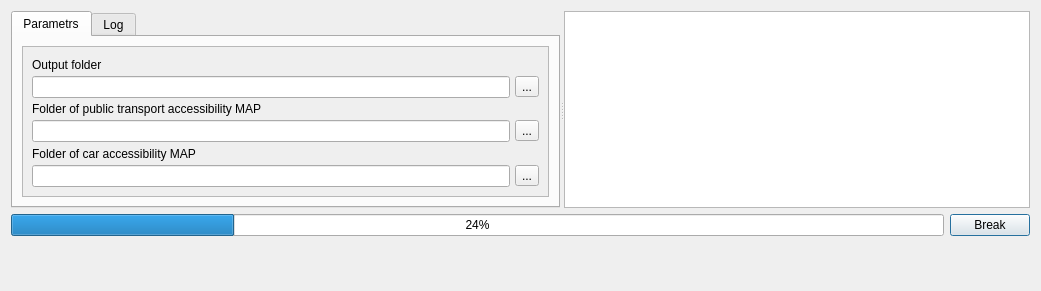
<?xml version="1.0" encoding="UTF-8"?>
<ui version="4.0">
 <class>Dialog</class>
 <widget class="QDialog" name="Dialog">
  <property name="windowModality">
   <enum>Qt::NonModal</enum>
  </property>
  <property name="geometry">
   <rect>
    <x>0</x>
    <y>0</y>
    <width>1041</width>
    <height>291</height>
   </rect>
  </property>
  <property name="sizePolicy">
   <sizepolicy hsizetype="Preferred" vsizetype="Preferred">
    <horstretch>0</horstretch>
    <verstretch>0</verstretch>
   </sizepolicy>
  </property>
  <property name="windowTitle">
   <string>Dialog</string>
  </property>
  <property name="modal">
   <bool>false</bool>
  </property>
  <layout class="QVBoxLayout" name="verticalLayout">
   <property name="sizeConstraint">
    <enum>QLayout::SetDefaultConstraint</enum>
   </property>
   <item>
    <widget class="QSplitter" name="splitter">
     <property name="orientation">
      <enum>Qt::Horizontal</enum>
     </property>
     <widget class="QTabWidget" name="tabWidget">
      <property name="sizePolicy">
       <sizepolicy hsizetype="Preferred" vsizetype="Preferred">
        <horstretch>0</horstretch>
        <verstretch>0</verstretch>
       </sizepolicy>
      </property>
      <property name="currentIndex">
       <number>0</number>
      </property>
      <property name="usesScrollButtons">
       <bool>true</bool>
      </property>
      <property name="tabsClosable">
       <bool>false</bool>
      </property>
      <widget class="QWidget" name="tab">
       <property name="sizePolicy">
        <sizepolicy hsizetype="Preferred" vsizetype="Preferred">
         <horstretch>0</horstretch>
         <verstretch>0</verstretch>
        </sizepolicy>
       </property>
       <attribute name="title">
        <string>Parametrs</string>
       </attribute>
       <layout class="QHBoxLayout" name="horizontalLayout">
        <property name="sizeConstraint">
         <enum>QLayout::SetDefaultConstraint</enum>
        </property>
        <item>
         <widget class="QScrollArea" name="scrollArea">
          <property name="sizePolicy">
           <sizepolicy hsizetype="Preferred" vsizetype="Preferred">
            <horstretch>0</horstretch>
            <verstretch>0</verstretch>
           </sizepolicy>
          </property>
          <property name="layoutDirection">
           <enum>Qt::LeftToRight</enum>
          </property>
          <property name="widgetResizable">
           <bool>true</bool>
          </property>
          <widget class="QWidget" name="scrollAreaWidgetContents_2">
           <property name="geometry">
            <rect>
             <x>0</x>
             <y>0</y>
             <width>506</width>
             <height>153</height>
            </rect>
           </property>
           <property name="sizePolicy">
            <sizepolicy hsizetype="Preferred" vsizetype="Preferred">
             <horstretch>0</horstretch>
             <verstretch>0</verstretch>
            </sizepolicy>
           </property>
           <layout class="QVBoxLayout" name="verticalLayout_2">
            <property name="sizeConstraint">
             <enum>QLayout::SetDefaultConstraint</enum>
            </property>
            <item>
             <layout class="QGridLayout" name="gridLayout">
              <property name="sizeConstraint">
               <enum>QLayout::SetDefaultConstraint</enum>
              </property>
              <property name="horizontalSpacing">
               <number>5</number>
              </property>
              <property name="verticalSpacing">
               <number>3</number>
              </property>
              <item row="15" column="1">
               <widget class="QToolButton" name="toolButton_Car">
                <property name="text">
                 <string>...</string>
                </property>
               </widget>
              </item>
              <item row="15" column="0">
               <layout class="QHBoxLayout" name="horizontalLayout_7">
                <item>
                 <widget class="QLineEdit" name="txtPathToCar"/>
                </item>
               </layout>
              </item>
              <item row="6" column="1">
               <widget class="QToolButton" name="toolButton_PT">
                <property name="text">
                 <string>...</string>
                </property>
               </widget>
              </item>
              <item row="1" column="1">
               <widget class="QToolButton" name="toolButton_Output">
                <property name="text">
                 <string>...</string>
                </property>
               </widget>
              </item>
              <item row="6" column="0">
               <layout class="QHBoxLayout" name="horizontalLayout_3">
                <item>
                 <widget class="QLineEdit" name="txtPathToPT"/>
                </item>
               </layout>
              </item>
              <item row="3" column="0">
               <widget class="QLabel" name="label">
                <property name="text">
                 <string>Folder of public transport accessibility MAP</string>
                </property>
               </widget>
              </item>
              <item row="1" column="0">
               <layout class="QHBoxLayout" name="horizontalLayout_4">
                <item>
                 <widget class="QLineEdit" name="txtPathToOutput"/>
                </item>
               </layout>
              </item>
              <item row="13" column="0">
               <widget class="QLabel" name="label_13">
                <property name="text">
                 <string>Folder of car accessibility MAP</string>
                </property>
               </widget>
              </item>
              <item row="0" column="0">
               <widget class="QLabel" name="label_2">
                <property name="text">
                 <string>Output folder</string>
                </property>
               </widget>
              </item>
             </layout>
            </item>
           </layout>
          </widget>
         </widget>
        </item>
       </layout>
      </widget>
      <widget class="QWidget" name="tab_2">
       <attribute name="title">
        <string>Log</string>
       </attribute>
       <layout class="QVBoxLayout" name="verticalLayout_3">
        <item>
         <widget class="QTextBrowser" name="textLog"/>
        </item>
       </layout>
      </widget>
     </widget>
     <widget class="QPlainTextEdit" name="textInfo">
      <property name="readOnly">
       <bool>true</bool>
      </property>
     </widget>
    </widget>
   </item>
   <item>
    <layout class="QHBoxLayout" name="horizontalLayout_2">
     <item>
      <widget class="QProgressBar" name="progressBar">
       <property name="value">
        <number>24</number>
       </property>
      </widget>
     </item>
     <item>
      <widget class="QPushButton" name="btnBreakOn">
       <property name="text">
        <string>Break</string>
       </property>
      </widget>
     </item>
    </layout>
   </item>
   <item>
    <widget class="QFrame" name="gridFrame">
     <layout class="QGridLayout" name="gridLayout_2">
      <property name="sizeConstraint">
       <enum>QLayout::SetFixedSize</enum>
      </property>
      <property name="spacing">
       <number>0</number>
      </property>
      <item row="0" column="0">
       <widget class="QLabel" name="lblMessages">
        <property name="text">
         <string/>
        </property>
       </widget>
      </item>
     </layout>
    </widget>
   </item>
   <item alignment="Qt::AlignRight">
    <widget class="QDialogButtonBox" name="buttonBox">
     <property name="standardButtons">
      <set>QDialogButtonBox::NoButton</set>
     </property>
     <property name="centerButtons">
      <bool>true</bool>
     </property>
    </widget>
   </item>
  </layout>
 </widget>
 <tabstops>
  <tabstop>textInfo</tabstop>
  <tabstop>tabWidget</tabstop>
  <tabstop>btnBreakOn</tabstop>
  <tabstop>textLog</tabstop>
 </tabstops>
 <resources/>
 <connections/>
</ui>
